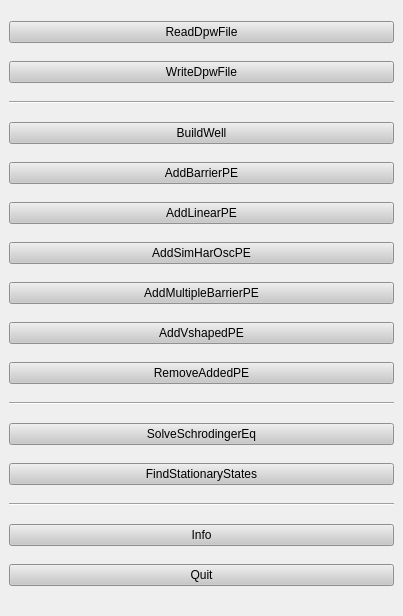
<?xml version="1.0" encoding="UTF-8"?>
<ui version="4.0">
 <class>MainDockWidget</class>
 <widget class="QDockWidget" name="MainDockWidget">
  <property name="geometry">
   <rect>
    <x>0</x>
    <y>0</y>
    <width>403</width>
    <height>616</height>
   </rect>
  </property>
  <property name="styleSheet">
   <string notr="true">
QLineEdit, QTextEdit, QComboBox
{
	
	
	background-color: rgb(210, 210, 210);
}
QPushButton
{
	
	background-color: rgb(200, 200, 200);
}
QLabel
{

}
</string>
  </property>
  <property name="windowTitle">
   <string>SteeringOptions</string>
  </property>
  <widget class="QWidget" name="dockWidgetContents">
   <layout class="QVBoxLayout" name="verticalLayout">
    <item>
     <widget class="QPushButton" name="pb_readfile">
      <property name="text">
       <string>ReadDpwFile</string>
      </property>
     </widget>
    </item>
    <item>
     <widget class="QPushButton" name="pb_writefile">
      <property name="text">
       <string>WriteDpwFile</string>
      </property>
     </widget>
    </item>
    <item>
     <widget class="Line" name="line_3">
      <property name="orientation">
       <enum>Qt::Horizontal</enum>
      </property>
     </widget>
    </item>
    <item>
     <widget class="QPushButton" name="pb_buildwell">
      <property name="text">
       <string>BuildWell</string>
      </property>
     </widget>
    </item>
    <item>
     <widget class="QPushButton" name="pb_addbarrier">
      <property name="text">
       <string>AddBarrierPE</string>
      </property>
     </widget>
    </item>
    <item>
     <widget class="QPushButton" name="pb_addslopedbase">
      <property name="text">
       <string>AddLinearPE</string>
      </property>
     </widget>
    </item>
    <item>
     <widget class="QPushButton" name="pb_addsimharosc">
      <property name="text">
       <string>AddSimHarOscPE</string>
      </property>
     </widget>
    </item>
    <item>
     <widget class="QPushButton" name="pb_addmultibarriers">
      <property name="text">
       <string>AddMultipleBarrierPE</string>
      </property>
     </widget>
    </item>
    <item>
     <widget class="QPushButton" name="pb_addvpe">
      <property name="text">
       <string>AddVshapedPE</string>
      </property>
     </widget>
    </item>
    <item>
     <widget class="QPushButton" name="pb_removebarrier">
      <property name="text">
       <string>RemoveAddedPE</string>
      </property>
     </widget>
    </item>
    <item>
     <widget class="Line" name="line_2">
      <property name="orientation">
       <enum>Qt::Horizontal</enum>
      </property>
     </widget>
    </item>
    <item>
     <widget class="QPushButton" name="pb_solvepotwell">
      <property name="text">
       <string>SolveSchrodingerEq</string>
      </property>
     </widget>
    </item>
    <item>
     <widget class="QPushButton" name="pb_findstatstates">
      <property name="text">
       <string>FindStationaryStates</string>
      </property>
     </widget>
    </item>
    <item>
     <widget class="Line" name="line">
      <property name="orientation">
       <enum>Qt::Horizontal</enum>
      </property>
     </widget>
    </item>
    <item>
     <widget class="QPushButton" name="pb_info">
      <property name="text">
       <string>Info</string>
      </property>
     </widget>
    </item>
    <item>
     <widget class="QPushButton" name="pb_quit">
      <property name="text">
       <string>Quit</string>
      </property>
     </widget>
    </item>
   </layout>
  </widget>
 </widget>
 <resources/>
 <connections/>
</ui>
